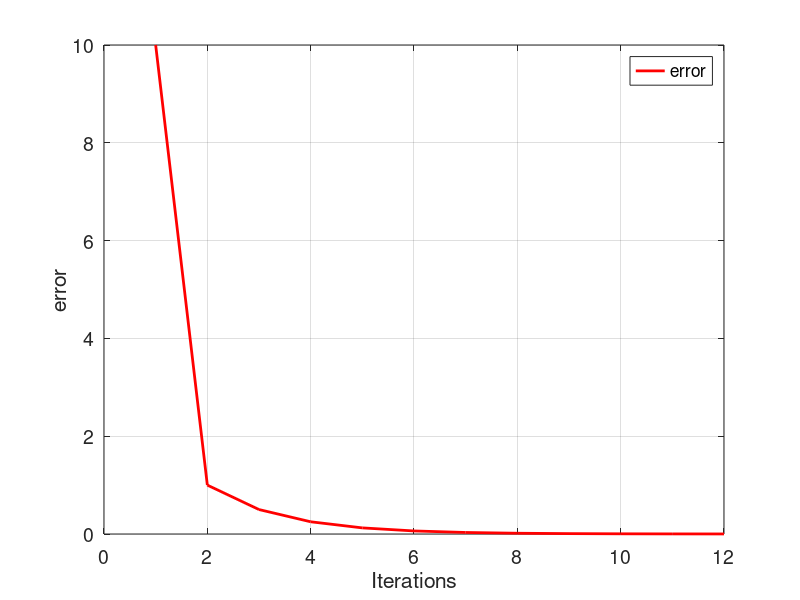

Recreate this plot in MATLAB.

i=1;
e(i)=10;
xl=-2;
xu=0;

while(e(i) > 0.001)
    
    xr=(xl+xu)/2
    
    fxl=(xl^4)-1-3*(exp(xl));
    
    fxr=(xr^4)-1-3*(exp(xr));
    
    fxu=(xu^4)-1-3*(exp(xu));
    
    if(fxl*fxr < 0)
        xu=xr
        e(i+1)=abs(xl-xr);
    end
    
    if(fxu*fxr < 0)
        xl=xr
        e(i+1)=abs(xr-xu);
    end
    i=1+i;
    
    if(fxu*fxr==0)
        xr=xr
    end
end

tamanio = size(e);
ite = 1:1:tamanio(2);
figure('DefaultAxesFontsize', 14)
set (gcf , 'color', 'white');
plot(ite,e,'color',[1 0 0], 'LineWidth',2)
grid on
hold on
xlabel('Iterations')
ylabel('error')
legend ('error')